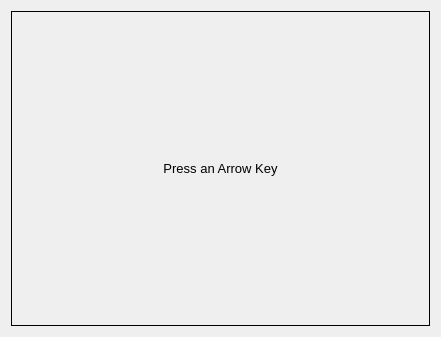
<?xml version="1.0" encoding="UTF-8"?>
<ui version="4.0">
 <class>Dialog</class>
 <widget class="QDialog" name="Dialog">
  <property name="geometry">
   <rect>
    <x>0</x>
    <y>0</y>
    <width>441</width>
    <height>337</height>
   </rect>
  </property>
  <property name="windowTitle">
   <string>Dialog</string>
  </property>
  <layout class="QGridLayout" name="gridLayout">
   <item row="0" column="0">
    <widget class="QLabel" name="label">
     <property name="font">
      <font>
       <pointsize>10</pointsize>
      </font>
     </property>
     <property name="frameShape">
      <enum>QFrame::Box</enum>
     </property>
     <property name="text">
      <string>Press an Arrow Key</string>
     </property>
     <property name="alignment">
      <set>Qt::AlignCenter</set>
     </property>
    </widget>
   </item>
  </layout>
 </widget>
 <resources/>
 <connections/>
</ui>
